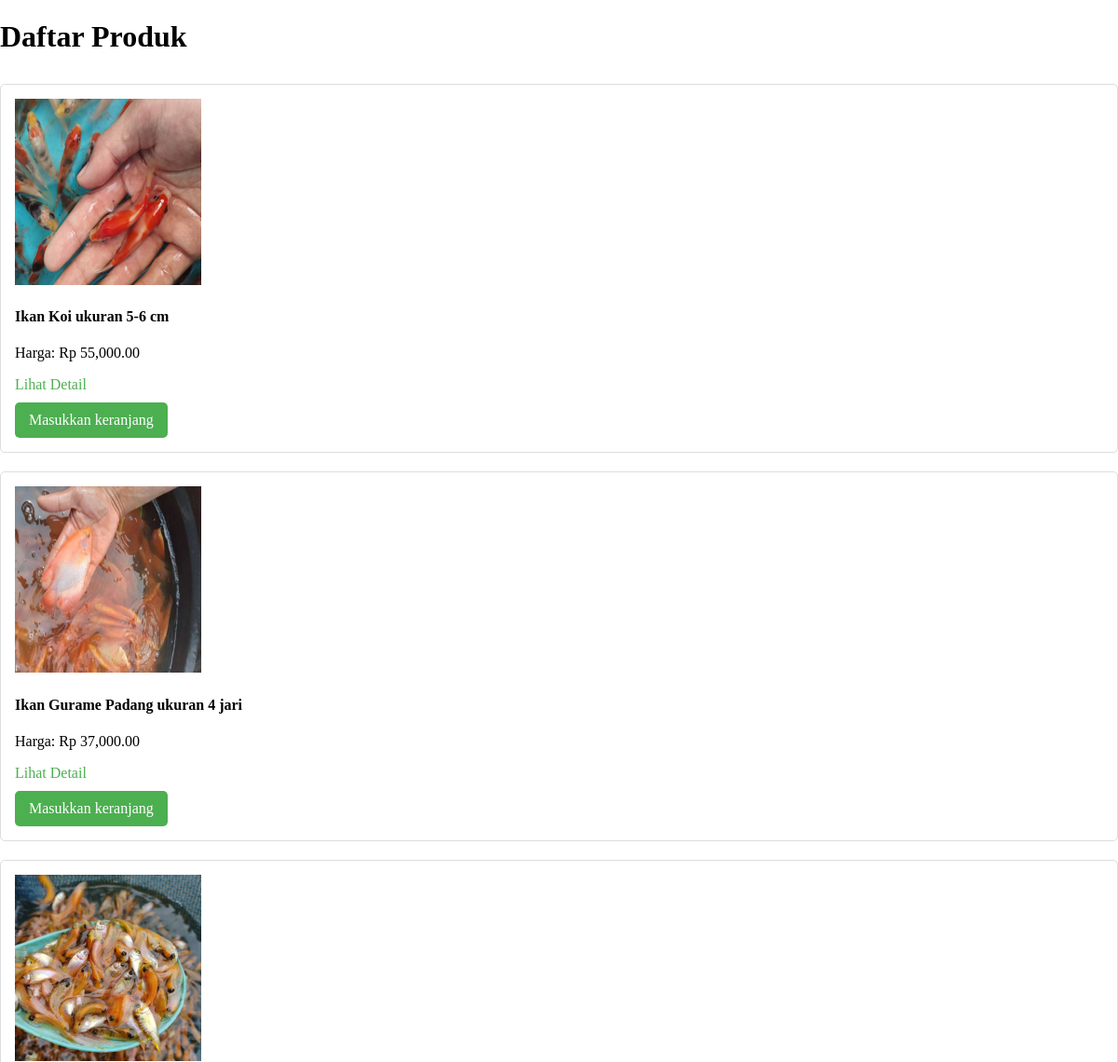
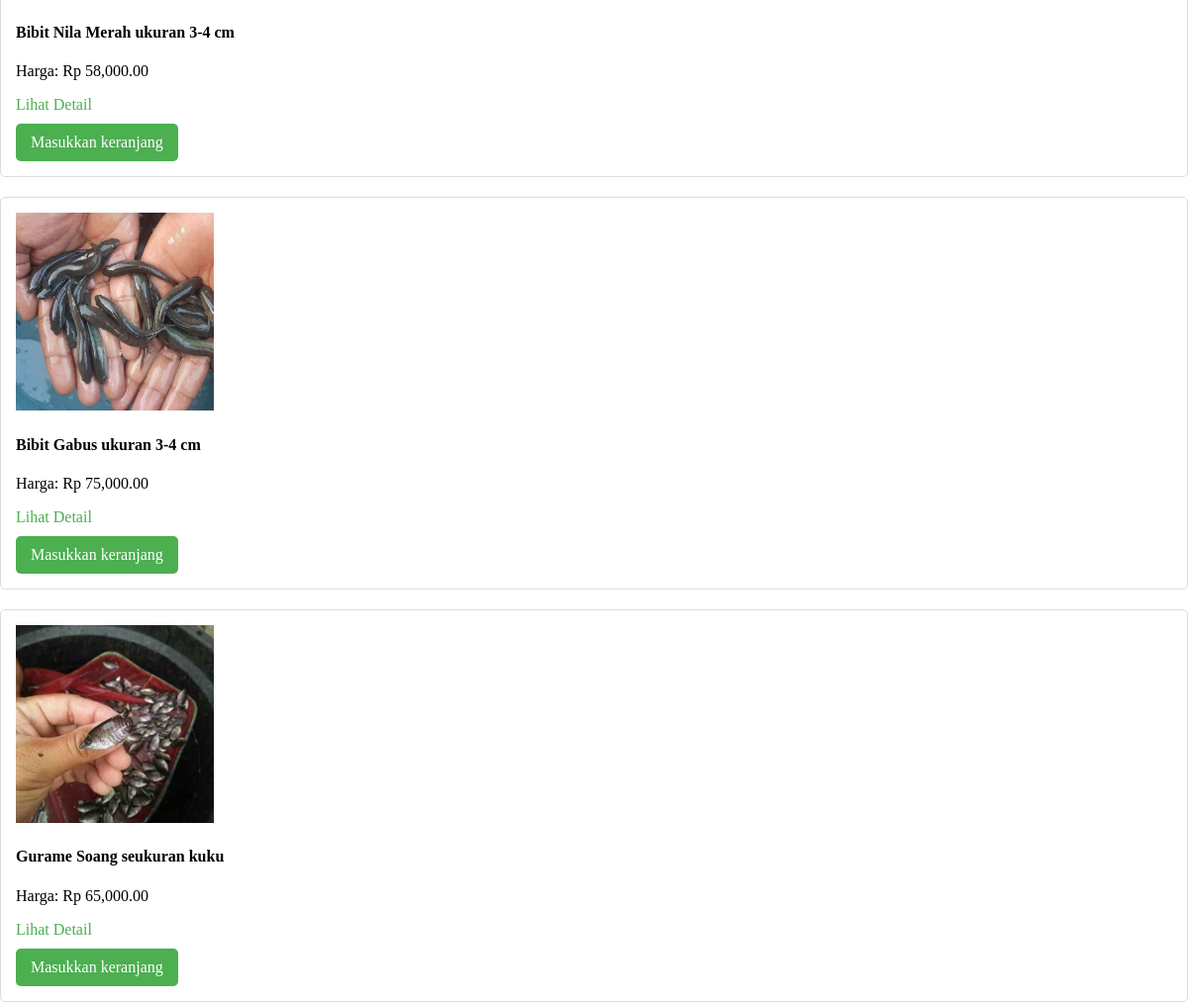
/produk.php, run on the app's committed database (2 pictures, top to bottom).
### tables this page shows
CREATE TABLE `ikan` (
  `id_ikan` varchar(10) NOT NULL,
  `nama_ikan` varchar(50) NOT NULL,
  `harga` varchar(20) NOT NULL,
  `foto` varchar(50) NOT NULL,
  `deskripsi` varchar(1000) NOT NULL,
  `stok` int(20) NOT NULL,
  `id_kategori` varchar(10) NOT NULL,
  `tanggal_masuk` date DEFAULT NULL
);

### produk.php (the view, shortened to what this page needs)
<?php
include 'config.php';
$query = "SELECT * FROM ikan";
$result = $koneksi->query($query);
?>
<!DOCTYPE html>
<html>
<head>
	<link rel="stylesheet" href="css/stylekeranjang.css">
</head>
<body>
    <h1>Daftar Produk</h1>
    <?php while ($row = $result->fetch_assoc()): ?>
        <div class="produk">
            <img src="img/<?= $row['foto'] ?>" class="gambar" alt="<?= $row['nama_ikan'] ?>">
            <h4><?= $row['nama_ikan'] ?></h4>
            <p>Harga: Rp <?= number_format($row['harga'], 2) ?></p>
			<a href="detailproduk.php?id_ikan=<?php echo $row['id_ikan'];?>" class="details">Lihat Detail</a><br>
			<a href="beli.php?id_ikan=<?php echo $row['id_ikan'];?>" class="btn-custom-save">Masukkan keranjang</a>
        </div>
    <?php endwhile; ?>
</body>
</html>

### css/stylekeranjang.css (style rules this page uses)
html, body { height: 100%; margin: 0; }
body { display: flex; flex-direction: column; }
.btn-custom-save { display: inline-block; padding: 10px 15px; color: white; background-color: #4CAF50; border: none; border-radius: 5px; text-decoration: none; text-align: center; }

### produk.php (style rules this page uses)
.gambar { width: 200px; height: 200px; }
.produk { display: inline-block; margin: 10px; background-color: white; border: 1px solid #ddd; border-radius: 5px; padding: 15px; margin: 10px 0; }
.details { display: inline-block; margin-bottom: 10px; color: #4CAF50; text-decoration: none; }

### data on the page
ikan: foto (picture), nama_ikan "Ikan Koi ukuran 5-6 cm", harga "55,000.00"
ikan: foto (picture), nama_ikan "Ikan Gurame Padang ukuran 4 jari", harga "37,000.00"
ikan: foto (picture), nama_ikan "Bibit Nila Merah ukuran 3-4 cm", harga "58,000.00"
ikan: foto (picture), nama_ikan "Bibit Gabus ukuran 3-4 cm", harga "75,000.00"
ikan: foto (picture), nama_ikan "Gurame Soang seukuran kuku", harga "65,000.00"
